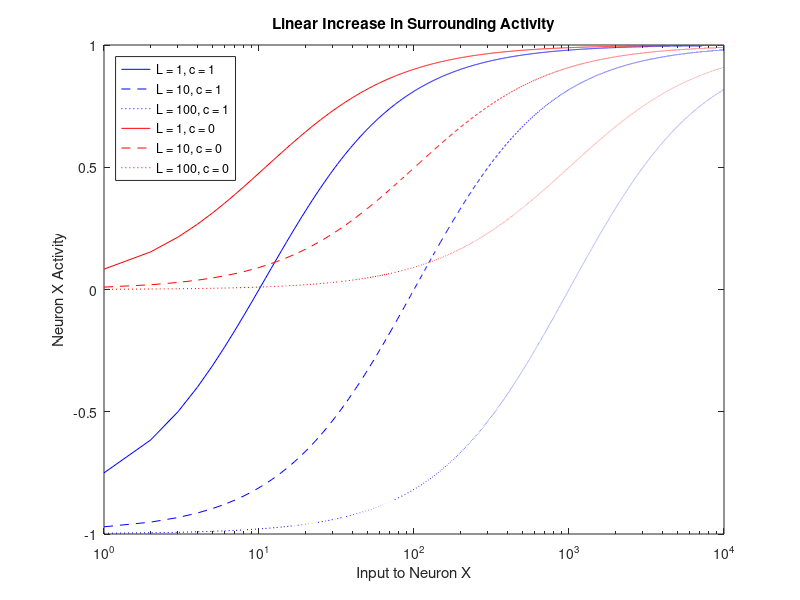

MATLAB code to generate this figure:
clear all
clc
close all 

a = .1; %controls degree of decay
b = 1; %upper bound
c = 1; %lower bound, now no longer non existent like in the previous sets of graphs
L = 1; %the surrounding inputs to every neuron but neuron I
L2 = 10; %the following are logarithmic increases
L3 = 100;
xactivity6 = []; %holds the value for neurons with different Ls
xactivity7 = []; %I got rid of the lowest and highest Ls because the graphs looked like a big mess with all Ls included.
xactivity8 = [];
tic

for I = [.1:.1:1000] %various inputs to ith neuron, increasing in .1 intervals
    xi = (((b* I)- c * L)/ (a + L+I)); %activity of the ith neuron solved in equilibrium
xactivity6 = [xactivity6 xi];
end 
figure ('Name', 'Effects of Increasing Surrounding Neuronal Activity', 'NumberTitle', 'off') %plotting graph items
subplot (1,1 ,1) 
semilogx(xactivity6, 'b') 
title ('Logarithmic Increase in Surrounding Activity')
ylabel('Neuron X Activity') 
xlabel ('Input to Neuron X') 
hold on 

for I = [.1:.1:1000]
    xi2 = (((b* I)- c*L2)/ (a + L2+I));
xactivity7 = [xactivity7 xi2];
end 

semilogx(xactivity7, 'b--') 

for I = [.1:.1:1000]
    xi3 = (((b* I)-c*L3)/ (a + L3+I));
xactivity8 = [xactivity8 xi3];
end 

semilogx(xactivity8, 'b:') 




c = 0; %this set of basically the same code exists to contrast what the graphs
%look like when c = 0 rather than c = 1 like beforehand
a = .1;
b = 1;
L = 1;
L2 = 10; 
L3 = 100;
xactivity = [];
xactivity2 = []; 
xactivity3 = [];
xactivity4 = []; 
xactivity5 = [];

for I = [.1:.1:1000]
    xi = (((b* I)-c*L)/ (a + L+I));
xactivity = [xactivity xi];
end 

subplot(1,1,1) 
semilogx(xactivity, 'r') 
title ('Linear Increase in Surrounding Activity')
ylabel('Neuron X Activity') 
xlabel ('Input to Neuron X')


for I = [.1:.1:1000]
    xi2 = (((b* I)-c*L2)/ (a + L2+I));
xactivity2 = [xactivity2 xi2];
end 

semilogx(xactivity2, 'r--') 

for I = [.1:.1:1000]
    xi3 = (((b* I)-c*L3)/ (a + L3+I));
xactivity3 = [xactivity3 xi3];
end 

semilogx(xactivity3, 'r:' ) 



legend ('L = 1, c = 1', 'L = 10, c = 1', 'L = 100, c = 1', 'L = 1, c = 0', 'L = 10, c = 0', 'L = 100, c = 0', 'Location', 'northwest') 
hold off
toc






